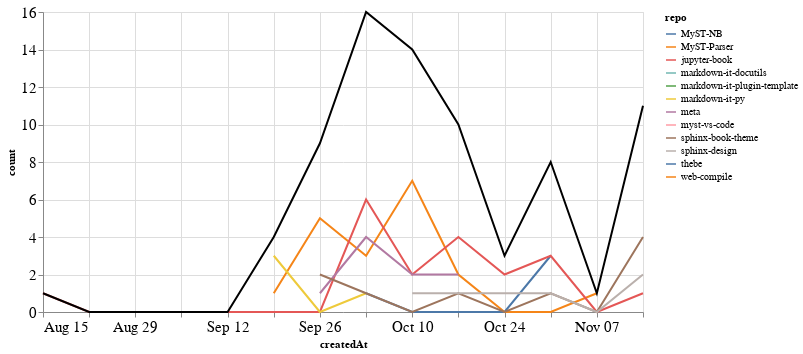

Here is the notebook cell this chart was saved with:
### Markdown cell above
### Comments

### Code cell
comments_time = comments.groupby('repo').resample('W', on='createdAt').count()['author'].reset_index()
comments_time = comments_time.rename(columns={'author': 'count'})
comments_time_total = comments_time.groupby('createdAt').agg({"count": "sum"}).reset_index()
ch1 = alt.Chart(comments_time, width=600).mark_line().encode(
    x='createdAt',
    y='count',
    color='repo',
    tooltip="repo"
)

ch2 = alt.Chart(comments_time_total, width=600).mark_line(color="black").encode(
    x='createdAt',
    y='count',
)

ch1 + ch2

### Figure 1 — Vega-Lite specification as saved in the notebook (floating-point values rounded to 4 significant figures)
{"config": {"axisLeft": {"labelFontSize": 15}, "axisBottom": {"labelFontSize": 15}}, "layer": [{"data": {"name": "data-a8776646cd151acbfff46e8977a3d5c2"}, "mark": "line", "encoding": {"color": {"type": "nominal", "field": "repo"}, "tooltip": {"type": "nominal", "field": "repo"}, "x": {"type": "temporal", "field": "createdAt"}, "y": {"type": "quantitative", "field": "count"}}, "width": 600}, {"data": {"name": "data-ba7c2734a0dcdb3f122cc43ffe48c6a4"}, "mark": {"type": "line", "color": "black"}, "encoding": {"x": {"type": "temporal", "field": "createdAt"}, "y": {"type": "quantitative", "field": "count"}}, "width": 600}], "$schema": "https://vega.github.io/schema/vega-lite/v4.8.1.json", "datasets": {"data-a8776646cd151acbfff46e8977a3d5c2": [{"repo": "MyST-NB", "createdAt": "2021-10-03T00:00:00", "count": 1}, {"repo": "MyST-NB", "createdAt": "2021-10-10T00:00:00", "count": 0}, {"repo": "MyST-NB", "createdAt": "2021-10-17T00:00:00", "count": 0}, {"repo": "MyST-NB", "createdAt": "2021-10-24T00:00:00", "count": 0}, {"repo": "MyST-NB", "createdAt": "2021-10-31T00:00:00", "count": 3}, {"repo": "MyST-Parser", "createdAt": "2021-09-19T00:00:00", "count": 1}, {"repo": "MyST-Parser", "createdAt": "2021-09-26T00:00:00", "count": 5}, {"repo": "MyST-Parser", "createdAt": "2021-10-03T00:00:00", "count": 3}, {"repo": "MyST-Parser", "createdAt": "2021-10-10T00:00:00", "count": 7}, {"repo": "MyST-Parser", "createdAt": "2021-10-17T00:00:00", "count": 2}, {"repo": "MyST-Parser", "createdAt": "2021-10-24T00:00:00", "count": 0}, {"repo": "MyST-Parser", "createdAt": "2021-10-31T00:00:00", "count": 0}, {"repo": "MyST-Parser", "createdAt": "2021-11-07T00:00:00", "count": 1}, {"repo": "jupyter-book", "createdAt": "2021-08-15T00:00:00", "count": 1}, {"repo": "jupyter-book", "createdAt": "2021-08-22T00:00:00", "count": 0}, {"repo": "jupyter-book", "createdAt": "2021-08-29T00:00:00", "count": 0}, {"repo": "jupyter-book", "createdAt": "2021-09-05T00:00:00", "count": 0}, {"repo": "jupyter-book", "createdAt": "2021-09-12T00:00:00", "count": 0}, {"repo": "jupyter-book", "createdAt": "2021-09-19T00:00:00", "count": 0}, {"repo": "jupyter-book", "createdAt": "2021-09-26T00:00:00", "count": 0}, {"repo": "jupyter-book", "createdAt": "2021-10-03T00:00:00", "count": 6}, {"repo": "jupyter-book", "createdAt": "2021-10-10T00:00:00", "count": 2}, {"repo": "jupyter-book", "createdAt": "2021-10-17T00:00:00", "count": 4}, {"repo": "jupyter-book", "createdAt": "2021-10-24T00:00:00", "count": 2}, {"repo": "jupyter-book", "createdAt": "2021-10-31T00:00:00", "count": 3}, {"repo": "jupyter-book", "createdAt": "2021-11-07T00:00:00", "count": 0}, {"repo": "jupyter-book", "createdAt": "2021-11-14T00:00:00", "count": 1}, {"repo": "markdown-it-docutils", "createdAt": "2021-11-14T00:00:00", "count": 2}, {"repo": "markdown-it-plugin-template", "createdAt": "2021-11-14T00:00:00", "count": 1}, {"repo": "markdown-it-py", "createdAt": "2021-09-19T00:00:00", "count": 3}, {"repo": "markdown-it-py", "createdAt": "2021-09-26T00:00:00", "count": 0}, {"repo": "markdown-it-py", "createdAt": "2021-10-03T00:00:00", "count": 1}, {"repo": "meta", "createdAt": "2021-09-26T00:00:00", "count": 1}, {"repo": "meta", "createdAt": "2021-10-03T00:00:00", "count": 4}, {"repo": "meta", "createdAt": "2021-10-10T00:00:00", "count": 2}, {"repo": "meta", "createdAt": "2021-10-17T00:00:00", "count": 2}, {"repo": "myst-vs-code", "createdAt": "2021-11-14T00:00:00", "count": 1}, {"repo": "sphinx-book-theme", "createdAt": "2021-09-26T00:00:00", "count": 2}, {"repo": "sphinx-book-theme", "createdAt": "2021-10-03T00:00:00", "count": 1}, {"repo": "sphinx-book-theme", "createdAt": "2021-10-10T00:00:00", "count": 0}, {"repo": "sphinx-book-theme", "createdAt": "2021-10-17T00:00:00", "count": 1}, {"repo": "sphinx-book-theme", "createdAt": "2021-10-24T00:00:00", "count": 0}, {"repo": "sphinx-book-theme", "createdAt": "2021-10-31T00:00:00", "count": 1}, {"repo": "sphinx-book-theme", "createdAt": "2021-11-07T00:00:00", "count": 0}, {"repo": "sphinx-book-theme", "createdAt": "2021-11-14T00:00:00", "count": 4}, {"repo": "sphinx-design", "createdAt": "2021-10-10T00:00:00", "count": 1}, {"repo": "sphinx-design", "createdAt": "2021-10-17T00:00:00", "count": 1}, {"repo": "sphinx-design", "createdAt": "2021-10-24T00:00:00", "count": 1}, {"repo": "sphinx-design", "createdAt": "2021-10-31T00:00:00", "count": 1}, {"repo": "sphinx-design", "createdAt": "2021-11-07T00:00:00", "count": 0}, {"repo": "sphinx-design", "createdAt": "2021-11-14T00:00:00", "count": 2}, {"repo": "thebe", "createdAt": "2021-10-10T00:00:00", "count": 2}, {"repo": "web-compile", "createdAt": "2021-09-26T00:00:00", "count": 1}], "data-ba7c2734a0dcdb3f122cc43ffe48c6a4": [{"createdAt": "2021-08-15T00:00:00", "count": 1}, {"createdAt": "2021-08-22T00:00:00", "count": 0}, {"createdAt": "2021-08-29T00:00:00", "count": 0}, {"createdAt": "2021-09-05T00:00:00", "count": 0}, {"createdAt": "2021-09-12T00:00:00", "count": 0}, {"createdAt": "2021-09-19T00:00:00", "count": 4}, {"createdAt": "2021-09-26T00:00:00", "count": 9}, {"createdAt": "2021-10-03T00:00:00", "count": 16}, {"createdAt": "2021-10-10T00:00:00", "count": 14}, {"createdAt": "2021-10-17T00:00:00", "count": 10}, {"createdAt": "2021-10-24T00:00:00", "count": 3}, {"createdAt": "2021-10-31T00:00:00", "count": 8}, {"createdAt": "2021-11-07T00:00:00", "count": 1}, {"createdAt": "2021-11-14T00:00:00", "count": 11}]}}
